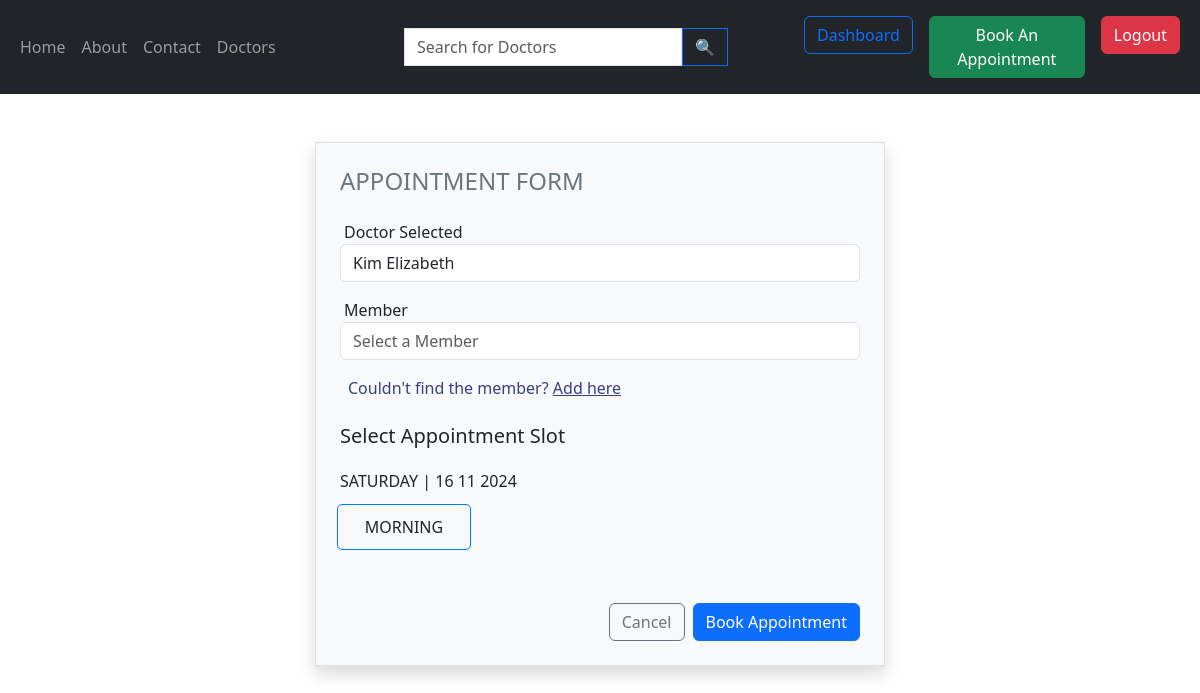
Page /book/7/ (signed in) on the earlier database version.
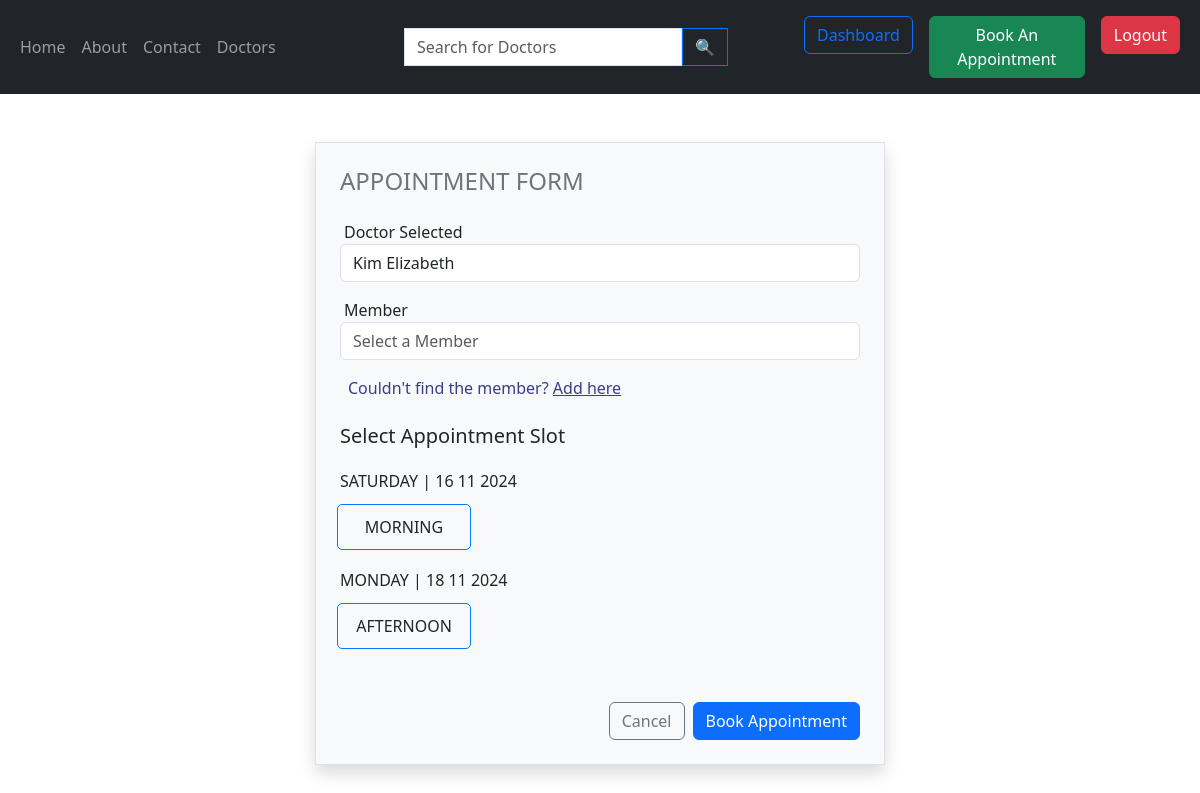
Same page on the later database version.
### doctor/models.py (models this page shows, shortened)
class AppointmentSlot(models.Model):
    doctor = models.ForeignKey(Doctor, on_delete=models.CASCADE)
    day_of_week = models.CharField(
        max_length=10,
        choices=[
            ('MONDAY', 'Monday'), ('TUESDAY', 'Tuesday'), ('WEDNESDAY', 'Wednesday'),
            ('THURSDAY', 'Thursday'), ('FRIDAY', 'Friday'), ('SATURDAY', 'Saturday'), ('SUNDAY', 'Sunday')
        ]
    )
    session = models.CharField(
        max_length=10,
        choices=[
            ('MORNING', 'Morning'), ('AFTERNOON', 'Afternoon'), ('EVENING', 'Evening')
        ]
    )
    max_bookings = models.PositiveIntegerField(default=10)
    class Meta:
        unique_together = ('doctor', 'day_of_week', 'session')
        ordering = ['doctor', 'day_of_week', 'session']

### appointment/views.py (the view, shortened to what this page needs)
# urls.py: path('book/<int:doctor_id>/', book_appointment, name='book_appointment'),
@login_required(login_url='login_page')
@role_required(['PATIENT'])
def book_appointment(request, doctor_id):
    doctor= Doctor.objects.filter(id= doctor_id).first()
    availability= AppointmentSlot.objects.filter(doctor= doctor).values_list('day_of_week','session','id')
    doctor= doctor.user
    doctor= doctor.first_name+' '+doctor.last_name
    members= Patient.objects.filter(user=request.user)
    slots_assigned=tuple_formatting(availability)
    slots_assigned= order_availability(slots_assigned)
    context = {'doctor': doctor,
               'members': members,
               'doctor_id': doctor_id,
               'sorted_data': slots_assigned
              }
    return render(request, 'book_appointment.html', context)

### appointment/views.py (called while the page is built)
def order_availability(data):
    today = datetime.now().strftime('%A').upper()
    weekdays = ['MONDAY', 'TUESDAY', 'WEDNESDAY', 'THURSDAY', 'FRIDAY', 'SATURDAY', 'SUNDAY']
    tomorrow_index = (weekdays.index(today) + 1) % 7
    ordered_weekdays = weekdays[tomorrow_index:] + weekdays[:tomorrow_index]
    time_order = ['MORNING', 'AFTERNOON', 'EVENING']
    today_date= date.today()
    sorted_data = OrderedDict()
    for count, day in enumerate(ordered_weekdays):
        if day in data:
            sorted_inner = OrderedDict(sorted(data[day].items(), key=lambda x: time_order.index(x[0])))
            key= day+" | "+((today_date+timedelta(days=count+1)).strftime('%d %m %Y'))
            sorted_data[key] = sorted_inner
    return sorted_data

def tuple_formatting(list_tuple):
    result = {}
    today= date.today()
    for key, value, id in list_tuple:
        if key not in result:
            result[key] = {}
        current=Appointment.objects.filter(slot__id=id,date__gt=today,stat='CONFIRMED').count()
        maxim=AppointmentSlot.objects.filter(id=id).first().max_bookings
        avail= current<maxim
        result[key][value]={'id':id,'available':avail}
    return result

### appointment/templates/book_appointment.html (shortened to what this page needs)
{% extends "base.html" %}
{% block start%}
<div class="container mt-5">
    <div class="row">
        <div class="col-md-6 offset-md-3 border p-4 shadow bg-light">
            <div class="col-12">
                <h3 class="fw-normal text-secondary fs-4 text-uppercase mb-4">Appointment form</h3>
            </div>
            <form method="post" action="{% url 'book_appointment' doctor_id=doctor_id %}">
                <div class="row g-3">
                    <div class="col-12">
                         <label for="selectDropdown-doctor" class="mx-1">Doctor Selected</label>
                        <input type="text" class="form-control dropdown-toggle" id="selectDropdown-doctor" name="doctor" value="{{doctor}}" aria-expanded="false" readonly></input>
                    </div>
                    <div class="col-12">
                      <label for="selectDropdown-member" class="mx-1">Member</label>
                      <input type="text" class="form-control dropdown-toggle" id="selectDropdown-member" name="member" placeholder="Select a Member" data-bs-toggle="dropdown" aria-expanded="false" readonly>
                    </div>
                    <div class="col-12">
                      <p class="ms-2 my-0" style="color: #393f81;">Couldn't find the member? <a href="{% url 'addapatient' %}?next={% url 'book_appointment' doctor_id %}"
                        style="color: #393f81;">Add here</a></p>
                    </div>
                    <div class="col-md-12">
                        <h5 class="my-2">Select Appointment Slot</h5>
                    </div>
                            {% for day, slots in sorted_data.items %}
                                <div class="col-md-12">
                                    <h6>{{ day }}</h6>
                                </div>
                                        {% for slot, details in slots.items %}
                                            <div class="time-slot col-md-3 {% if not details.available %}disabled{% endif %}"
                                            onclick="selectSlot(this, '{{ day }}', '{{ slot }}',  '{{ details.id }}', '{{ details.available }}')">
                                                {{ slot }}
                                            </div>
                                        {% endfor %}
                            {% endfor %}
                    <div class="col-12 mt-5">
                      <button type="submit" class="btn btn-primary float-end">Book Appointment</button>
                      <a class="btn btn-outline-secondary float-end me-2" href="{% url 'home' %}">Cancel</a>
                    </div>
                </div>
            </form>
        </div>
    </div>
  </div>
  {% endblock %}

Differences in the rows shown:
added AppointmentSlot: slots "AFTERNOON"
Other differences:
new list line: "MONDAY | 18 11 2024"
